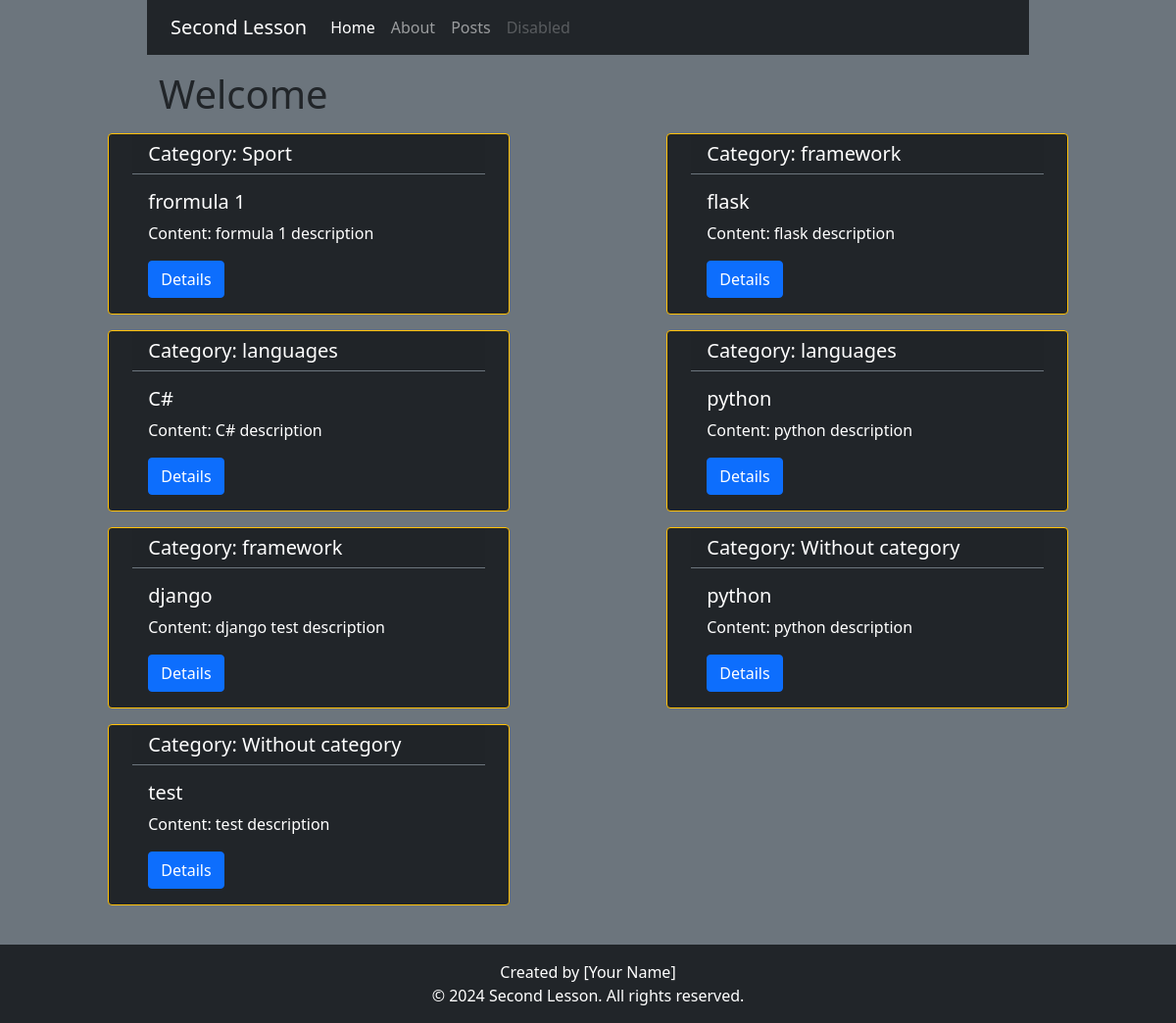
Page /blog/posts/ on the committed database.
### blog/models.py (models this page shows)
class Post(models.Model):
    title = models.CharField(max_length=60)
    body = models.TextField()
    publish = models.DateTimeField(default=timezone.now)
    created = models.DateTimeField(auto_now_add=True)
    updated = models.DateTimeField(auto_now=True)
    category = models.ForeignKey('Category', on_delete=models.CASCADE, related_name='posts', null=True)
    def __str__(self):
        return self.title
    class Meta:
        ordering = ['-publish']

class Category(models.Model):
    name = models.CharField(max_length=60)
    description = models.TextField()
    def __str__(self):
        return self.name
    class Meta:
        verbose_name_plural = 'Categories'

### blog/views.py (the view)
# urls.py: path('posts/', views.posts_list, name='posts'),
def posts_list(request):
    posts = Post.objects.all()
    return render(request, 'blog/index.html', {'posts': posts})

### blog/templates/blog/index.html (shortened to what this page needs)
{% extends 'base.html' %}
{% block content %}
<h1 class="container w-75 mb-3">Welcome</h1>
<div class="container">
    <div class="row row-cols-1 row-cols-md-2">
        {% for post in posts %}
        <div class="col">
            <div class="card container w-75 mb-3 text-white bg-dark border-warning">
                <h5 class="card-header border-secondary">Category: {% if post.category %}{{ post.category }}{% else %} Without category{% endif %}</h5>
                <div class="card-body">
                    <h5 class="card-title">{{ post }}</h5>
                    <p class="card-text">Content: {{ post.body }}</p>
                    <a href="{% url 'blog:post_details' post.id %}" class="btn btn-primary">Details</a>
                </div>
            </div>
        </div>
        {% endfor %}
    </div>
</div>
{% endblock %}

### templates/base.html (shortened to what this page needs)
<!DOCTYPE html>
<html lang="en">
<head>
    <link href="https://cdn.jsdelivr.net/npm/bootstrap@5.0.2/dist/css/bootstrap.min.css" rel="stylesheet"
>
</head>
<body class="bg-secondary">
<nav class="navbar navbar-expand-lg navbar-dark bg-dark container w-75 mb-3">
    <div class="container-fluid">
        <a class="navbar-brand" href="{% url 'blog:home' %}">Second Lesson</a>
        <div class="collapse navbar-collapse" id="navbarNav">
            <ul class="navbar-nav">
                <li class="nav-item">
                    <a class="nav-link active" aria-current="page" href="{% url 'blog:home' %}">Home</a>
                </li>
                <li class="nav-item">
                    <a class="nav-link" href="{% url 'blog:about' %}">About</a>
                </li>
                <li class="nav-item">
                    <a class="nav-link" href="{% url 'blog:posts' %}">Posts</a>
                </li>
                <li class="nav-item">
                    <a class="nav-link disabled" href="#" tabindex="-1" aria-disabled="true">Disabled</a>
                </li>
            </ul>
        </div>
    </div>
</nav>
{% block content %}
{% endblock %}
<footer class="bg-dark text-white text-center py-3 mt-4">
    <div class="container">
        <p class="mb-0">Created by [Your Name]</p>
        <p class="mb-0">&copy; 2024 Second Lesson. All rights reserved.</p>
    </div>
</footer>
</body>
</html>

### rows in the picture
Post: category "Sport", title "frormula 1", body "formula 1 description"
Post: category "framework", title "flask", body "flask description"
Post: category "languages", title "C#", body "C# description"
Post: category "languages", title "python", body "python description"
Post: category "framework", title "django", body "django test description"
Post: shows "Without category", title "python", body "python description"
Post: shows "Without category", title "test", body "test description"
